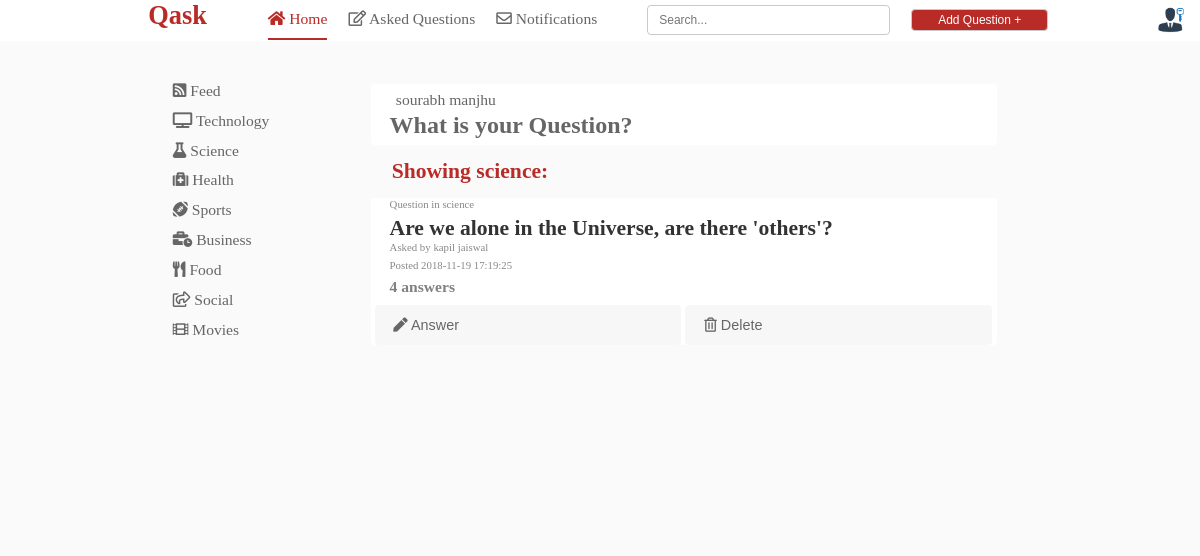
The app's page /php/homepage.php?category=science (signed in) with its own data.
### tables this page shows
CREATE TABLE `tbluser` (
  `srno` int(11) NOT NULL,
  `firstname` varchar(50) DEFAULT NULL,
  `lastname` varchar(50) DEFAULT NULL,
  `email` varchar(100) DEFAULT NULL,
  `pwd` varchar(50) DEFAULT NULL,
  `question` varchar(100) DEFAULT NULL,
  `answer` varchar(50) DEFAULT NULL,
  `mobile` bigint(20) DEFAULT NULL,
  `type` varchar(50) DEFAULT 'user',
  `preference1` varchar(50) DEFAULT NULL,
  `preference2` varchar(50) DEFAULT NULL,
  `preference3` varchar(50) DEFAULT NULL,
  `preference4` varchar(50) DEFAULT NULL,
  `preference5` varchar(50) DEFAULT NULL,
  `preference6` varchar(50) DEFAULT NULL,
  `preference7` varchar(50) DEFAULT NULL,
  `preference8` varchar(50) DEFAULT NULL,
  `block` varchar(50) DEFAULT 'no'
);

CREATE TABLE `tblscience` (
  `srno` int(11) NOT NULL,
  `question` varchar(100) DEFAULT NULL,
  `description` varchar(1000) DEFAULT NULL,
  `email` varchar(50) DEFAULT NULL,
  `DATE` timestamp NOT NULL DEFAULT CURRENT_TIMESTAMP ON UPDATE CURRENT_TIMESTAMP,
  `category` varchar(50) DEFAULT 'science',
  `user` varchar(50) DEFAULT NULL
);

### php/homepagephp.php (called while the page is built, shortened)
<?php
$user=$_SESSION['USEREMAIL'];
$userdetailsql="select * from tbluser where email='$user';";
$userdetailquery=mysqli_query($con,$userdetailsql);
$userdetailrow=mysqli_fetch_row($userdetailquery);
if(!isset($_GET['category']))
{
	$title="Feed";
$preference1=$userdetailrow[9];
$preference2=$userdetailrow[10];
$preference3=$userdetailrow[11];
$preference4=$userdetailrow[12];
$preference5=$userdetailrow[13];
$preference6=$userdetailrow[14];
$preference7=$userdetailrow[15];
$preference8=$userdetailrow[16];
$preference1="select * from tbl$preference1";
$preference2="union select * from tbl$preference2";
$preference3="union select * from tbl$preference3";
$preference4="union select * from tbl$preference4";
$preference5="union select * from tbl$preference5";
$preference6="union select * from tbl$preference6";
$preference7="union select * from tbl$preference7";
$preference8="union select * from tbl$preference8";
$datasql="$preference1 $preference2 $preference3 $preference4 $preference5 $preference6 $preference7 $preference8 order by DATE desc limit 0, 50;";
$dataquery=mysqli_query($con,$datasql);
}
else
{
	$category=$_GET['category'];
	$title=$category;
	$datasql="select * from tbl$category order by DATE desc limit 0, 50; ";
	$dataquery=mysqli_query($con,$datasql);
}
?>

### php/homepage.php (the view, shortened to what this page needs)
<?php
include ("../connection/connection.php");
?>
<?php require('homepagephp.php'); ?>
<!DOCTYPE html>
<html>
<head>
<link rel="stylesheet" type="text/css" href="../icons/css/all.css">
<link rel="stylesheet" type="text/css" href="../css/header.css">
<link rel="stylesheet" type="text/css" href="../css/sidemenu.css">
<link rel="stylesheet" type="text/css" href="../css/popup.css">
<link rel="stylesheet" type="text/css" href="../css/homepage.css">
</head>
<body onload="<?php echo $load; ?>">
<?php require("header.php") ?>
<?php require("sidemenu.php") ?>
<div id="mainquestiontab">
<div id="newquestiontab" onclick="document.getElementById('newquestion').style.display='block'">
	<h6><?php echo "$userdetailrow[1] $userdetailrow[2]"; ?></h6>
	<h4>What is your Question?</h4>
</div>
<h1>Showing <?php echo "$title"; ?>:</h1>
<?php
while($dataresult=mysqli_fetch_array($dataquery))
	{
		$commentcategory=$dataresult[5];
		$postid=$dataresult[0];
		$commentchecksql="select count(*) from comment$commentcategory where postid=$postid;";
		$commentcheckquery=mysqli_query($con,$commentchecksql);
		$commentcheckresult=mysqli_fetch_array($commentcheckquery);
		echo"
<div id='maincontenttab'>
		<h6>Question in $dataresult[5]</h6>
		<h2>$dataresult[1]</h2>
		<h6>Asked by $dataresult[6]</h6>
		<h5>$dataresult[2]<h5>
		<h6>Posted $dataresult[4]</h6>
		<h5 style='font-weight:bold; color: grey;'>$commentcheckresult[0] answers</h5>
		<form name='commentstart' method='GET' action='commentstart.php'>
			<input type='text' name='postid' value='$dataresult[0]' style='display: none;'>
			<input type='text' name='category' value='$dataresult[5]' style='display:none;'>";
			if($dataresult[3]==$user || $userdetailrow[8]=='admin')
			{
				echo "<button type='submit' name='answersubmit' id='answerhalfbutton'><i class=\"fas fa-pen\"></i> Answer</button>
				</form>
				<form name=deletepost method='POST' action='homepage.php'>
				<input type='text' name='postid' value='$dataresult[0]' style='display: none;'>
				<input type='text' name='category' value='$dataresult[5]' style='display:none;'>
				<button type='submit' name='deletesubmit' id='deletehalfbutton'><i class=\"far fa-trash-alt\"></i> Delete</button>
				</form>
				";
			}
			else
			{
				echo "<button type='submit' name='answersubmit' id='answerbutton'><i class=\"fas fa-pen\"></i> Answer</button>
				</form>";
			}
echo "</div>";
	}
	?>
</div>
</body>
</html>

### css/header.css (style rules this page uses)
form { display: inline; }
body { margin: 0; background-color: #fafafa; }

### css/homepage.css (style rules this page uses)
#mainquestiontab { float: right; margin-top: 4%; margin-right: 14%; width: 58%; background-color: #fafafa; border-radius: 4px; min-height: 60vh; }
#newquestiontab { cursor: pointer; margin-top: 2%; width: 90%; margin-bottom: 0; margin-right: auto; margin-left: auto; border-radius: 4px; background-color: white; }
#newquestiontab h6 { padding-top: 1%; margin-bottom:0; margin-left: 4%; font-weight: normal; color: #666; font-size: 1.3vw; }
#newquestiontab h4 { padding-bottom: 1%; margin-top:0.5%; margin-left: 3%; margin-bottom: 0; color: #666; font-size: 2vw; }
#maincontenttab h6 { color: #888; font-size: 0.9vw; padding-left: 3%; padding-right: 3%; margin-bottom: 0; margin-top: 0; font-weight: normal; }
#maincontenttab { margin-top: 2%; width: 90%; margin-right: auto; margin-left: auto; border-radius: 4px; background-color: white; }
#maincontenttab h2 { margin-top: 1%; padding-left: 3%; padding-right: 3%; color: #333; margin-bottom: 0; font-size: 1.8vw; }
#maincontenttab h5 { color: #666; font-weight: normal; padding-left: 3%; padding-right: 3%; font-size: 1.3vw; margin-top: 1%; margin-bottom: 0; }
#mainquestiontab h1 { color: #b92b27; padding-left: 8%; margin-top: 2%; margin-bottom: 1%; font-size: 1.8vw; }
#answerhalfbutton { width: 49%; text-align: left; padding-left: 3%; font-size: 1.2vw; margin-top: 1.5%; border:none; margin-left: 0.6%; height: 5vh; margin-right: 0; background-color: #f7f7f7; border-radius: 4px; color: #666; }
#deletehalfbutton { width: 49%; text-align: left; padding-left: 3%; font-size: 1.2vw; margin-top: 1.5%; border:none; height: 5vh; background-color: #f7f7f7; border-radius: 4px; color: #666; }

### records on screen
tbluser: firstname "sourabh", lastname "manjhu"
tblscience: category "science", question "Are we alone in the Universe, are there 'others'?", user "kapil jaiswal", DATE "2018-11-19 17:19:25", commentcheckresult "4"

### other values on screen
$title "science"
